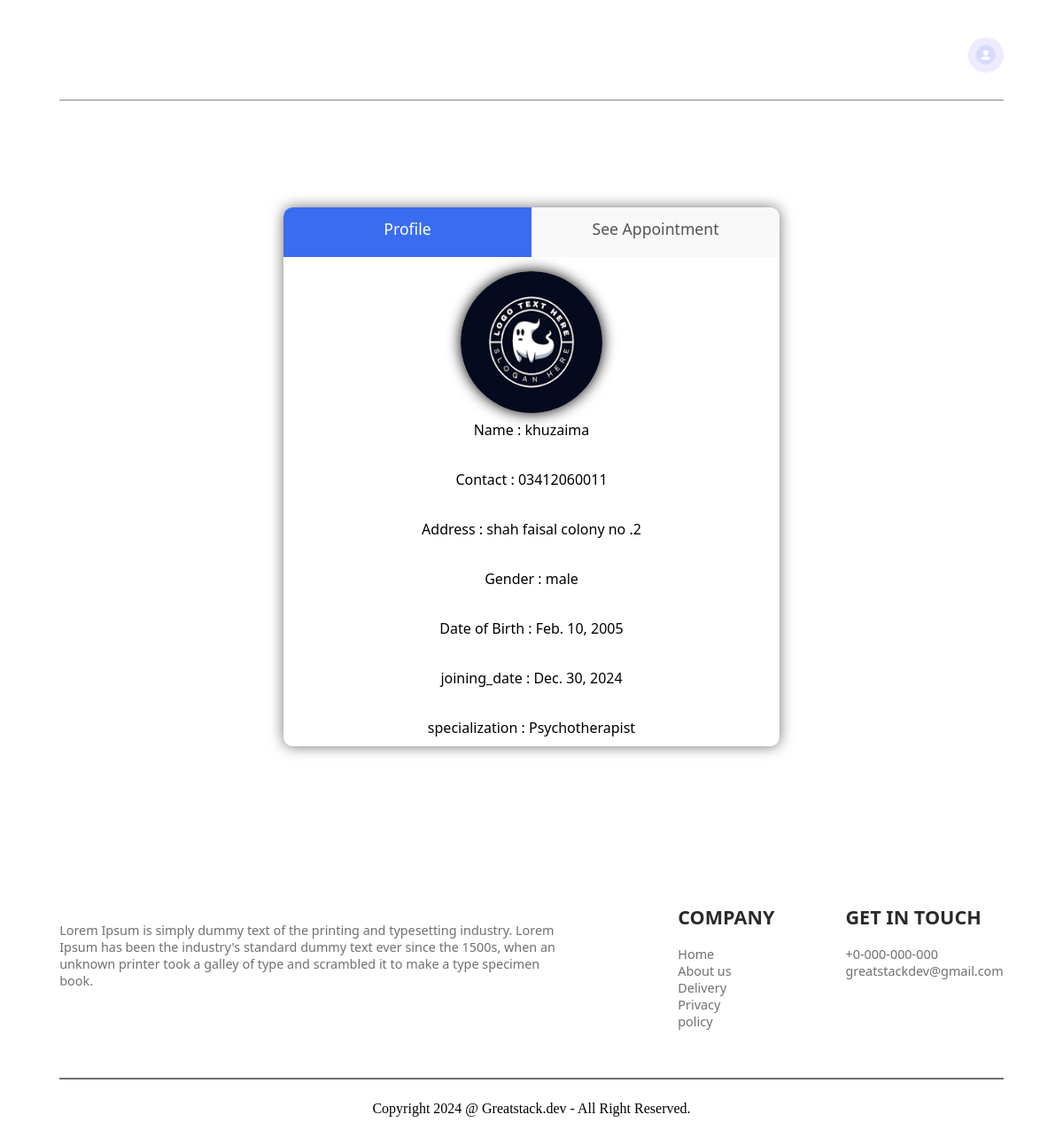
Page /doctorprofile/5/ on the committed database.
### api/models.py (models this page shows, shortened)
class Doctor(models.Model):
    doctor_id = models.AutoField(primary_key=True)
    full_name = models.CharField(max_length=255)
    email = models.EmailField(unique=True)
    password = models.CharField(max_length=255)
    contact_number = models.CharField(max_length=15, unique=True)
    address = models.TextField()
    specialization = models.CharField(max_length=100)  # Field of specialization
    dob = models.DateField()  # Date of birth
    gender = models.CharField(max_length=10)
    profile_picture = models.BinaryField(null=True, blank=True)  # Binary data for profile picture
    joining_date = models.DateField(auto_now_add=True)  # Joining date of the doctor

### api/views.py (the view)
# urls.py: path('doctorprofile/<int:doctor_id>/', views.doctorprofile, name='doctorprofile'),
def doctorprofile(request, doctor_id):
    print("rafay")
    doctor = get_object_or_404(Doctor, doctor_id=doctor_id)
    print("Doctor retrieved successfully")
    image_base64 = None  # Default to None in case there's no image
    if doctor.profile_picture:
        image_base64 = base64.b64encode(doctor.profile_picture).decode('utf-8')
        print(f"Image Base64: {image_base64[:100]}...")  # Print part of the base64 string for debugging
    else:
        print("No profile picture found for the doctor")
    context = {
        'doctor': doctor,  # Pass the doctor object to the template
        'image_base64': image_base64,  # Pass the base64 image data to the template
    }
    return render(request, 'doctorprofile.html', context)

### templates/doctorprofile.html (shortened to what this page needs)
{% load static %}
<!DOCTYPE html>
<html lang="en">
<head>
    <link rel="stylesheet" href="{% static 'style.css' %}">
</head>
<body>
    <section class="navbar">
        <div class="navbaritem profileimg">
            <div class="dropdown" style="position: relative; display: inline-block;">
                <a href="#" id="dropdownToggle" style="text-decoration: none;">
                    <img src="{% static 'profile.png' %}" alt=""
                         style="width: 40px; height: 40px; border-radius: 50%; cursor: pointer;">
                </a>
            </div>
        </div>
    </section>
    <section class="dashboard">
        <div class="dashboard-content">
            <div class="dashboard-button">
                <a class="active-div" href="{% url 'doctorprofile' doctor_id=doctor.doctor_id %}">Profile</a>
                <a  href="{% url 'DoctorSeeAppointment'%}">See Appointment</a>
            </div>
            <div class="dashboard-form profile-form">
                <div class="profile-content profile-content-img">
                {% if image_base64 %}
                <img width="100" height="100" />
                {% else %}
                <p>No profile picture available.</p>
                {% endif %}
            </div>
                <div class="profile-content"><p>Name : {{doctor.full_name}} </p></div>
                <div class="profile-content"><p>Contact : {{doctor.contact_number}} </p></div>
                <div class="profile-content"><p>Address : {{doctor.address}} </p></div>
                <div class="profile-content"><p>Gender : {{doctor.gender}}</p></div>
                <div class="profile-content"><p>Date of Birth : {{doctor.dob }} </p></div>
                <div class="profile-content"><p>joining_date : {{doctor.joining_date }} </p></div>
                <div class="profile-content"><p>specialization : {{doctor.specialization }} </p></div>
            </div>
        </div>
    </section>
    <section class="footer book-appointment-footer">
        <div class="footer-1">
            <div class="footer-1div">
                <br><br>
                Lorem Ipsum is simply dummy text of the printing and typesetting industry. Lorem Ipsum has been the
                industry's standard dummy text ever since the 1500s, when an unknown printer took a galley of type and
                scrambled it to make a type specimen book.
            </div>
            <div class="footer-1div">
                <h2>COMPANY</h2>
                <ul>
                    <li>Home</li>
                    <li>About us</li>
                    <li>Delivery</li>
                    <li>Privacy policy</li>
                </ul>
            </div>
            <div class="footer-1div">
                <h2>GET IN TOUCH</h2>
                <ul>
                    <li>+0-000-000-000</li>
                    <li>greatstackdev@gmail.com</li>
                </ul>
            </div>
        </div>
        <div class="footer-2">
            <div class="footer-2-text">Copyright 2024 @ Greatstack.dev - All Right Reserved.</div>
        </div>
    </section>
</body>
</html>

### static/style.css (style rules this page uses)
.navbar { margin: auto; width: 90%; margin-top: 2vh; height: 12vh; border-bottom: 2px solid rgba(128, 128, 128, 0.534); display: flex; flex-direction: row; justify-content: space-between; align-items: center; }
.navbaritem { margin: 0; }
.navbaritem a { text-decoration: none; font-size: 1.1em; color: black; font-weight: 500; font-family: 'Gill Sans', 'Gill Sans MT', Calibri, 'Trebuchet MS', sans-serif; }
.profileimg img { height: 5vh; width: 5vh; border-radius: 50%; }
.footer-1 { width: 90%; margin: auto; display: flex; column-gap: 10vh; padding-bottom: 5vh; border-bottom: 2px solid #707070; }
.footer-1 .footer-1div { color: #707070; font-family: 'Segoe UI', Tahoma, Geneva, Verdana, sans-serif; font-weight: 500; font-size: 0.9em; }
.footer-1 h2 { color: rgba(0, 0, 0, 0.836); position: relative; left: 5vh; }
.footer-1div ul { list-style: none; }
.footer { position: relative; top: 10vh; }
.footer-2 { padding-top: 3vh; display: flex; justify-content: center; color: black; font-family:Cambria, Cochin, Georgia, Times, 'Times New Roman', serif; padding-bottom: 3vh; }
.dashboard { position: relative; top: 15vh; display: flex; justify-content: center; }
.dashboard-content { box-shadow: 0px 0px 2vh#707070; width: 70vh; display: flex; flex-direction: column; border-radius: 1.3vh; overflow: hidden; }
.dashboard-button { display: flex; flex-direction: row; height: 7vh; }
.dashboard-button a { padding-top: 1.5vh; text-align: center; width: 100%; font-size: 1.1em; font-family:'Segoe UI', Tahoma, Geneva, Verdana, sans-serif; font-weight: 500; background-color: rgba(0, 0, 0, 0.027); border-style: none; }
.dashboard-button a { text-decoration: none; color: #555454; }
.dashboard-button .active-div { background-color: #396CF0; color: white; }
.book-appointment-footer { position: relative; top: 35vh; }
.profile-form { display: flex; justify-content: center; flex-direction: column; align-items: center; row-gap: 2vh; }
.profile-content { height: 5vh; font-weight: 500; font-family: 'Segoe UI', Tahoma, Geneva, Verdana, sans-serif; }
.profile-content p { position: relative; bottom: 1vh; }
.profile-content-img { position: relative; top: 2vh; height: 20vh; border-radius: 50%; box-shadow: 0px 0px 2vh; overflow: hidden; }
.profile-content img { height: 20vh; width: 20vh; }

### rows in the picture
Doctor: full_name "khuzaima", contact_number "03412060011", address "shah faisal colony no .2", gender "male", dob "Feb. 10, 2005", joining_date "Dec. 30, 2024", specialization "Psychotherapist"
